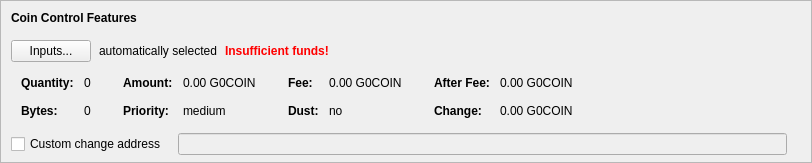
    <widget class="QFrame" name="frameCoinControl">
     <property name="sizePolicy">
      <sizepolicy hsizetype="Expanding" vsizetype="Expanding">
       <horstretch>0</horstretch>
       <verstretch>0</verstretch>
      </sizepolicy>
     </property>
     <property name="maximumSize">
      <size>
       <width>16777215</width>
       <height>16777215</height>
      </size>
     </property>
     <property name="frameShape">
      <enum>QFrame::StyledPanel</enum>
     </property>
     <property name="frameShadow">
      <enum>QFrame::Sunken</enum>
     </property>
     <layout class="QVBoxLayout" name="verticalLayoutCoinControl2">
      <property name="spacing">
       <number>0</number>
      </property>
      <property name="leftMargin">
       <number>0</number>
      </property>
      <property name="topMargin">
       <number>0</number>
      </property>
      <property name="rightMargin">
       <number>0</number>
      </property>
      <property name="bottomMargin">
       <number>6</number>
      </property>
      <item>
       <layout class="QVBoxLayout" name="verticalLayoutCoinControl" stretch="0,0,0,0,1">
        <property name="spacing">
         <number>0</number>
        </property>
        <property name="leftMargin">
         <number>10</number>
        </property>
        <property name="topMargin">
         <number>10</number>
        </property>
        <item>
         <layout class="QHBoxLayout" name="horizontalLayoutCoinControl1">
          <property name="bottomMargin">
           <number>15</number>
          </property>
          <item>
           <widget class="QLabel" name="labelCoinControlFeatures">
            <property name="sizePolicy">
             <sizepolicy hsizetype="Preferred" vsizetype="Maximum">
              <horstretch>0</horstretch>
              <verstretch>0</verstretch>
             </sizepolicy>
            </property>
            <property name="font">
             <font>
              <weight>75</weight>
              <bold>true</bold>
             </font>
            </property>
            <property name="styleSheet">
             <string notr="true">font-weight:bold;</string>
            </property>
            <property name="text">
             <string>Coin Control Features</string>
            </property>
           </widget>
          </item>
         </layout>
        </item>
        <item>
         <layout class="QHBoxLayout" name="horizontalLayoutCoinControl2" stretch="0,0,0,0">
          <property name="spacing">
           <number>8</number>
          </property>
          <property name="bottomMargin">
           <number>10</number>
          </property>
          <item>
           <widget class="QPushButton" name="pushButtonCoinControl">
            <property name="styleSheet">
             <string notr="true"/>
            </property>
            <property name="text">
             <string>Inputs...</string>
            </property>
            <property name="autoDefault">
             <bool>false</bool>
            </property>
           </widget>
          </item>
          <item>
           <widget class="QLabel" name="labelCoinControlAutomaticallySelected">
            <property name="text">
             <string>automatically selected</string>
            </property>
            <property name="margin">
             <number>5</number>
            </property>
           </widget>
          </item>
          <item>
           <widget class="QLabel" name="labelCoinControlInsuffFunds">
            <property name="font">
             <font>
              <weight>75</weight>
              <bold>true</bold>
             </font>
            </property>
            <property name="styleSheet">
             <string notr="true">color:red;font-weight:bold;</string>
            </property>
            <property name="text">
             <string>Insufficient funds!</string>
            </property>
            <property name="margin">
             <number>5</number>
            </property>
           </widget>
          </item>
          <item>
           <spacer name="horizontalSpacerCoinControl">
            <property name="orientation">
             <enum>Qt::Horizontal</enum>
            </property>
            <property name="sizeHint" stdset="0">
             <size>
              <width>40</width>
              <height>1</height>
             </size>
            </property>
           </spacer>
          </item>
         </layout>
        </item>
        <item>
         <widget class="QWidget" name="widgetCoinControl" native="true">
          <property name="sizePolicy">
           <sizepolicy hsizetype="Preferred" vsizetype="Preferred">
            <horstretch>0</horstretch>
            <verstretch>0</verstretch>
           </sizepolicy>
          </property>
          <property name="minimumSize">
           <size>
            <width>0</width>
            <height>0</height>
           </size>
          </property>
          <property name="styleSheet">
           <string notr="true"/>
          </property>
          <layout class="QHBoxLayout" name="horizontalLayoutCoinControl5">
           <property name="leftMargin">
            <number>0</number>
           </property>
           <property name="topMargin">
            <number>0</number>
           </property>
           <property name="rightMargin">
            <number>0</number>
           </property>
           <property name="bottomMargin">
            <number>0</number>
           </property>
           <item>
            <layout class="QHBoxLayout" name="horizontalLayoutCoinControl3" stretch="0,0,0,1">
             <property name="spacing">
              <number>20</number>
             </property>
             <property name="topMargin">
              <number>0</number>
             </property>
             <property name="bottomMargin">
              <number>10</number>
             </property>
             <item>
              <layout class="QFormLayout" name="formLayoutCoinControl1">
               <property name="horizontalSpacing">
                <number>10</number>
               </property>
               <property name="verticalSpacing">
                <number>14</number>
               </property>
               <property name="leftMargin">
                <number>10</number>
               </property>
               <property name="topMargin">
                <number>4</number>
               </property>
               <property name="rightMargin">
                <number>6</number>
               </property>
               <item row="0" column="0">
                <widget class="QLabel" name="labelCoinControlQuantityText">
                 <property name="font">
                  <font>
                   <weight>75</weight>
                   <bold>true</bold>
                  </font>
                 </property>
                 <property name="text">
                  <string>Quantity:</string>
                 </property>
                 <property name="margin">
                  <number>0</number>
                 </property>
                </widget>
               </item>
               <item row="0" column="1">
                <widget class="QLabel" name="labelCoinControlQuantity">
                 <property name="cursor">
                  <cursorShape>IBeamCursor</cursorShape>
                 </property>
                 <property name="contextMenuPolicy">
                  <enum>Qt::ActionsContextMenu</enum>
                 </property>
                 <property name="text">
                  <string notr="true">0</string>
                 </property>
                 <property name="margin">
                  <number>0</number>
                 </property>
                 <property name="textInteractionFlags">
                  <set>Qt::LinksAccessibleByMouse|Qt::TextSelectableByKeyboard|Qt::TextSelectableByMouse</set>
                 </property>
                </widget>
               </item>
               <item row="1" column="0">
                <widget class="QLabel" name="labelCoinControlBytesText">
                 <property name="font">
                  <font>
                   <weight>75</weight>
                   <bold>true</bold>
                  </font>
                 </property>
                 <property name="text">
                  <string>Bytes:</string>
                 </property>
                </widget>
               </item>
               <item row="1" column="1">
                <widget class="QLabel" name="labelCoinControlBytes">
                 <property name="cursor">
                  <cursorShape>IBeamCursor</cursorShape>
                 </property>
                 <property name="contextMenuPolicy">
                  <enum>Qt::ActionsContextMenu</enum>
                 </property>
                 <property name="text">
                  <string notr="true">0</string>
                 </property>
                 <property name="textInteractionFlags">
                  <set>Qt::LinksAccessibleByMouse|Qt::TextSelectableByKeyboard|Qt::TextSelectableByMouse</set>
                 </property>
                </widget>
               </item>
              </layout>
             </item>
             <item>
              <layout class="QFormLayout" name="formLayoutCoinControl2">
               <property name="horizontalSpacing">
                <number>10</number>
               </property>
               <property name="verticalSpacing">
                <number>14</number>
               </property>
               <property name="leftMargin">
                <number>6</number>
               </property>
               <property name="topMargin">
                <number>4</number>
               </property>
               <property name="rightMargin">
                <number>6</number>
               </property>
               <item row="0" column="0">
                <widget class="QLabel" name="labelCoinControlAmountText">
                 <property name="font">
                  <font>
                   <weight>75</weight>
                   <bold>true</bold>
                  </font>
                 </property>
                 <property name="text">
                  <string>Amount:</string>
                 </property>
                 <property name="margin">
                  <number>0</number>
                 </property>
                </widget>
               </item>
               <item row="0" column="1">
                <widget class="QLabel" name="labelCoinControlAmount">
                 <property name="cursor">
                  <cursorShape>IBeamCursor</cursorShape>
                 </property>
                 <property name="contextMenuPolicy">
                  <enum>Qt::ActionsContextMenu</enum>
                 </property>
                 <property name="text">
                  <string notr="true">0.00 G0COIN</string>
                 </property>
                 <property name="textInteractionFlags">
                  <set>Qt::LinksAccessibleByMouse|Qt::TextSelectableByKeyboard|Qt::TextSelectableByMouse</set>
                 </property>
                </widget>
               </item>
               <item row="1" column="0">
                <widget class="QLabel" name="labelCoinControlPriorityText">
                 <property name="font">
                  <font>
                   <weight>75</weight>
                   <bold>true</bold>
                  </font>
                 </property>
                 <property name="text">
                  <string>Priority:</string>
                 </property>
                </widget>
               </item>
               <item row="1" column="1">
                <widget class="QLabel" name="labelCoinControlPriority">
                 <property name="cursor">
                  <cursorShape>IBeamCursor</cursorShape>
                 </property>
                 <property name="contextMenuPolicy">
                  <enum>Qt::ActionsContextMenu</enum>
                 </property>
                 <property name="text">
                  <string>medium</string>
                 </property>
                 <property name="textInteractionFlags">
                  <set>Qt::LinksAccessibleByMouse|Qt::TextSelectableByKeyboard|Qt::TextSelectableByMouse</set>
                 </property>
                </widget>
               </item>
              </layout>
             </item>
             <item>
              <layout class="QFormLayout" name="formLayoutCoinControl3">
               <property name="horizontalSpacing">
                <number>10</number>
               </property>
               <property name="verticalSpacing">
                <number>14</number>
               </property>
               <property name="leftMargin">
                <number>6</number>
               </property>
               <property name="topMargin">
                <number>4</number>
               </property>
               <property name="rightMargin">
                <number>6</number>
               </property>
               <item row="0" column="0">
                <widget class="QLabel" name="labelCoinControlFeeText">
                 <property name="font">
                  <font>
                   <weight>75</weight>
                   <bold>true</bold>
                  </font>
                 </property>
                 <property name="text">
                  <string>Fee:</string>
                 </property>
                 <property name="margin">
                  <number>0</number>
                 </property>
                </widget>
               </item>
               <item row="0" column="1">
                <widget class="QLabel" name="labelCoinControlFee">
                 <property name="cursor">
                  <cursorShape>IBeamCursor</cursorShape>
                 </property>
                 <property name="contextMenuPolicy">
                  <enum>Qt::ActionsContextMenu</enum>
                 </property>
                 <property name="text">
                  <string notr="true">0.00 G0COIN</string>
                 </property>
                 <property name="textInteractionFlags">
                  <set>Qt::LinksAccessibleByMouse|Qt::TextSelectableByKeyboard|Qt::TextSelectableByMouse</set>
                 </property>
                </widget>
               </item>
               <item row="1" column="0">
                <widget class="QLabel" name="labelCoinControlLowOutputText">
                 <property name="font">
                  <font>
                   <weight>75</weight>
                   <bold>true</bold>
                  </font>
                 </property>
                 <property name="text">
                  <string>Dust:</string>
                 </property>
                </widget>
               </item>
               <item row="1" column="1">
                <widget class="QLabel" name="labelCoinControlLowOutput">
                 <property name="cursor">
                  <cursorShape>IBeamCursor</cursorShape>
                 </property>
                 <property name="contextMenuPolicy">
                  <enum>Qt::ActionsContextMenu</enum>
                 </property>
                 <property name="text">
                  <string>no</string>
                 </property>
                 <property name="textInteractionFlags">
                  <set>Qt::LinksAccessibleByMouse|Qt::TextSelectableByKeyboard|Qt::TextSelectableByMouse</set>
                 </property>
                </widget>
               </item>
              </layout>
             </item>
             <item>
              <layout class="QFormLayout" name="formLayoutCoinControl4">
               <property name="horizontalSpacing">
                <number>10</number>
               </property>
               <property name="verticalSpacing">
                <number>14</number>
               </property>
               <property name="leftMargin">
                <number>6</number>
               </property>
               <property name="topMargin">
                <number>4</number>
               </property>
               <property name="rightMargin">
                <number>6</number>
               </property>
               <item row="0" column="0">
                <widget class="QLabel" name="labelCoinControlAfterFeeText">
                 <property name="font">
                  <font>
                   <weight>75</weight>
                   <bold>true</bold>
                  </font>
                 </property>
                 <property name="text">
                  <string>After Fee:</string>
                 </property>
                 <property name="margin">
                  <number>0</number>
                 </property>
                </widget>
               </item>
               <item row="0" column="1">
                <widget class="QLabel" name="labelCoinControlAfterFee">
                 <property name="cursor">
                  <cursorShape>IBeamCursor</cursorShape>
                 </property>
                 <property name="contextMenuPolicy">
                  <enum>Qt::ActionsContextMenu</enum>
                 </property>
                 <property name="text">
                  <string notr="true">0.00 G0COIN</string>
                 </property>
                 <property name="textInteractionFlags">
                  <set>Qt::LinksAccessibleByMouse|Qt::TextSelectableByKeyboard|Qt::TextSelectableByMouse</set>
                 </property>
                </widget>
               </item>
               <item row="1" column="0">
                <widget class="QLabel" name="labelCoinControlChangeText">
                 <property name="font">
                  <font>
                   <weight>75</weight>
                   <bold>true</bold>
                  </font>
                 </property>
                 <property name="text">
                  <string>Change:</string>
                 </property>
                </widget>
               </item>
               <item row="1" column="1">
                <widget class="QLabel" name="labelCoinControlChange">
                 <property name="cursor">
                  <cursorShape>IBeamCursor</cursorShape>
                 </property>
                 <property name="contextMenuPolicy">
                  <enum>Qt::ActionsContextMenu</enum>
                 </property>
                 <property name="text">
                  <string notr="true">0.00 G0COIN</string>
                 </property>
                 <property name="textInteractionFlags">
                  <set>Qt::LinksAccessibleByMouse|Qt::TextSelectableByKeyboard|Qt::TextSelectableByMouse</set>
                 </property>
                </widget>
               </item>
              </layout>
             </item>
            </layout>
           </item>
          </layout>
         </widget>
        </item>
        <item>
         <layout class="QHBoxLayout" name="horizontalLayoutCoinControl4" stretch="0,0,0">
          <property name="spacing">
           <number>12</number>
          </property>
          <property name="sizeConstraint">
           <enum>QLayout::SetDefaultConstraint</enum>
          </property>
          <property name="topMargin">
           <number>5</number>
          </property>
          <property name="rightMargin">
           <number>5</number>
          </property>
          <item>
           <widget class="QCheckBox" name="checkBoxCoinControlChange">
            <property name="toolTip">
             <string>If this is activated, but the change address is empty or invalid, change will be sent to a newly generated address.</string>
            </property>
            <property name="text">
             <string>Custom change address</string>
            </property>
           </widget>
          </item>
          <item>
           <widget class="QValidatedLineEdit" name="lineEditCoinControlChange">
            <property name="enabled">
             <bool>false</bool>
            </property>
            <property name="sizePolicy">
             <sizepolicy hsizetype="Expanding" vsizetype="Fixed">
              <horstretch>0</horstretch>
              <verstretch>0</verstretch>
             </sizepolicy>
            </property>
           </widget>
          </item>
          <item>
           <widget class="QLabel" name="labelCoinControlChangeLabel">
            <property name="sizePolicy">
             <sizepolicy hsizetype="Preferred" vsizetype="Expanding">
              <horstretch>0</horstretch>
              <verstretch>0</verstretch>
             </sizepolicy>
            </property>
            <property name="minimumSize">
             <size>
              <width>0</width>
              <height>0</height>
             </size>
            </property>
            <property name="text">
             <string/>
            </property>
            <property name="margin">
             <number>3</number>
            </property>
           </widget>
          </item>
         </layout>
        </item>
        <item>
         <spacer name="verticalSpacerCoinControl">
          <property name="orientation">
           <enum>Qt::Vertical</enum>
          </property>
          <property name="sizeHint" stdset="0">
           <size>
            <width>800</width>
            <height>1</height>
           </size>
          </property>
         </spacer>
        </item>
       </layout>
      </item>
     </layout>
    </widget>
